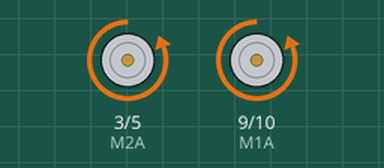
Recording of a sketch running on a simulated Arduino Uno, built with avr-gcc and run on an emulated ATmega328P. Shown: motor-driver pin pairs drawn as motors (green arrow = first pin HIGH = forward, orange = second pin HIGH = backward, longer = more drive).

Above: at 1.0 s.
At 3.0 s:
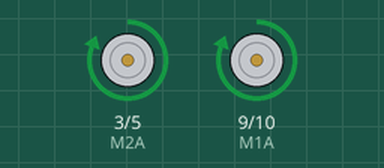
Timing chart, 0 to 5.2 s (numbered marks = the images above):
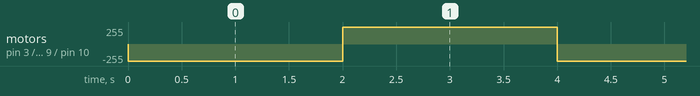

Measured:
- by itself, motor on pin 3 (M2A) / pin 5 (M2B), motor on pin 9 (M1A) / pin 10 (M1B): alternates forward 255/255 for 2.0 s and backward 255/255 for 2.0 s

The sketch:

motor.ino
```cpp
const int M1A = 9;  // define pin 12 for A-1A
const int M1B = 10;  // define pin 14 for A-1B
const int M2A = 3;  // define pin 12 for A-1A
const int M2B = 5;  // define pin 14 for A-1B
int speedM1=200;
int speedM2=200;

void setup() {
  pinMode(M1A, OUTPUT);     // specify these pins as outputs
  pinMode(M1B, OUTPUT);
  digitalWrite(M1A, LOW);   // start with the motors off
  digitalWrite(M1B, LOW);
	 pinMode(M2A, OUTPUT);     // specify these pins as outputs
  pinMode(M2B, OUTPUT);
  digitalWrite(M2A, LOW);   // start with the motors off
  digitalWrite(M2B, LOW);
}
void loop()
{
spate();
delay(2000);
fata();
delay(2000);
stanga();
delay(2000);
dreapta();
delay(2000);

}
void fata() {
 for(int i=180;i<255;i=i+10)
{ speedM1=i;
 speedM2=i;
  digitalWrite(M1A, speedM1);
  digitalWrite(M1B, LOW);
	digitalWrite(M2A, speedM2);
  digitalWrite(M2B, LOW);}

}
void spate() {
  for(int i=180;i<255;i=i+10){
 speedM1=i;
 speedM2=i;
  digitalWrite(M1A, LOW);
  digitalWrite(M1B, speedM1);
	digitalWrite(M2A, LOW);
  digitalWrite(M2B, speedM2);
  }
}
void stanga() {
  for( int i=180;i<255;i=i+10){
 speedM1=i;
 speedM2=180;
digitalWrite(M1A, LOW);
digitalWrite(M1B, speedM1);
digitalWrite(M2A, LOW);
digitalWrite(M2B, speedM2);}
}
void dreapta() {
 for(int  i=180;i<255;i=i+10){
 speedM2=i;
 speedM1=180;
digitalWrite(M1A, speedM1);
digitalWrite(M1B, LOW);
digitalWrite(M2A, speedM2);
digitalWrite(M2B, LOW);
}}
void stop()
{ digitalWrite(M1A, LOW);
digitalWrite(M1B, LOW);
digitalWrite(M2A, LOW);
digitalWrite(M2B, LOW);
}
```
